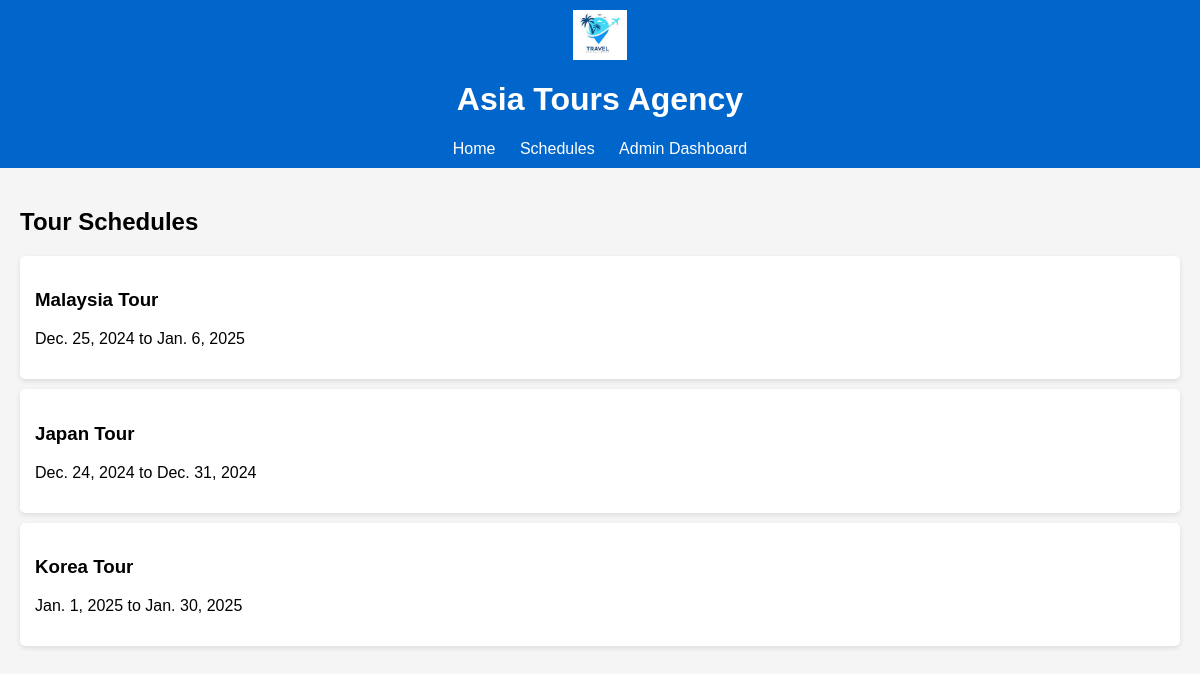
Page /schedule/ on the committed database.
### asiatoursagency/models.py (models this page shows, shortened)
class Schedule(models.Model):
    tour = models.ForeignKey(Tour, on_delete=models.CASCADE)
    start_date = models.DateField()
    end_date = models.DateField()

class Tour(models.Model):
    name = models.CharField(max_length=200)
    description = models.TextField()
    price = models.DecimalField(max_digits=10, decimal_places=2)
    duration = models.IntegerField(help_text="Duration in days")

### asiatoursagency/views.py (the view)
# urls.py: path('schedule/', views.schedule, name='schedule'),
def schedule(request):
    schedules = Schedule.objects.select_related('tour').all()
    return render(request, 'tours/schedule.html', {'schedules': schedules})

### asiatoursagency/templates/tours/schedule.html
{% extends 'base.html' %}
{% block content %}
<h2>Tour Schedules</h2>
<ul>
    {% for schedule in schedules %}
    <li>
        <h3>{{ schedule.tour.name }}</h3>
        <p>{{ schedule.start_date }} to {{ schedule.end_date }}</p>
    </li>
    {% endfor %}
</ul>
{% endblock %}

### asiatoursagency/static/css/style.css (style rules this page uses)
body { font-family: Arial, sans-serif; margin: 0; padding: 0; background-color: #f5f5f5; }
ul { list-style: none; padding: 0; }
ul li { background: white; margin: 10px 0; padding: 15px; border-radius: 5px; box-shadow: 0 2px 5px rgba(0, 0, 0, 0.1); }

### rows in the picture
Schedule: tour.name "Malaysia Tour", start_date "Dec. 25, 2024", end_date "Jan. 6, 2025"
Schedule: tour.name "Japan Tour", start_date "Dec. 24, 2024", end_date "Dec. 31, 2024"
Schedule: tour.name "Korea Tour", start_date "Jan. 1, 2025", end_date "Jan. 30, 2025"
